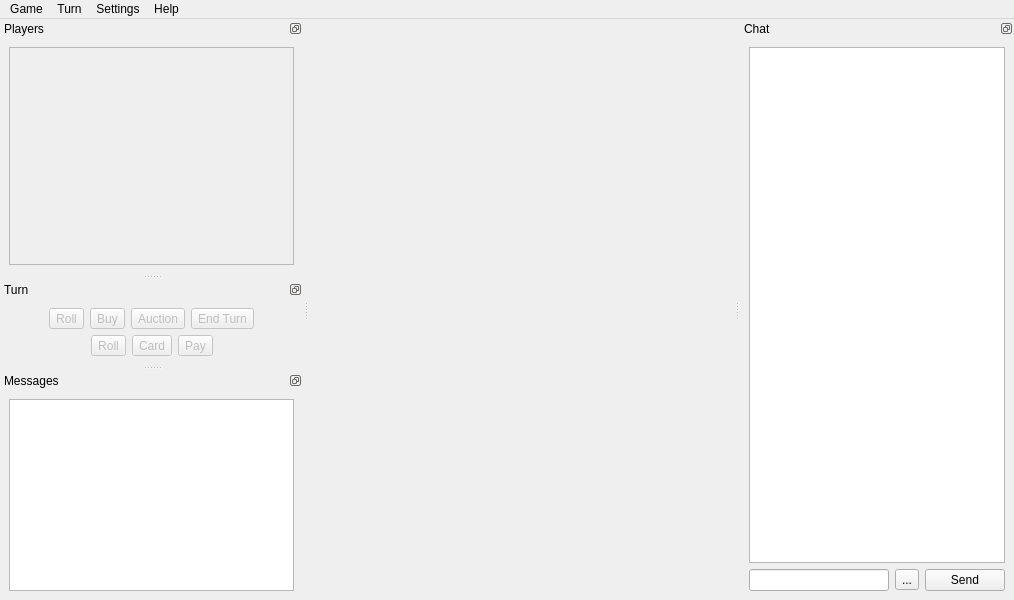
<?xml version="1.0" encoding="UTF-8"?>
<ui version="4.0">
  <class>CapiCity</class>
  <widget class="QMainWindow" name="CapiCity">
    <property name="geometry">
      <rect>
        <x>0</x>
        <y>0</y>
        <width>1014</width>
        <height>600</height>
      </rect>
    </property>
    <property name="windowTitle">
      <string>Capi City</string>
    </property>
    <property name="windowIcon">
      <iconset resource="../../../ressources.qrc">
      <normaloff>:/icons/64x64.png</normaloff>:/icons/64x64.png</iconset>
    </property>
    <property name="iconSize">
      <size>
        <width>64</width>
        <height>64</height>
      </size>
    </property>
    <widget class="QWidget" name="centralwidget">
      <layout class="QVBoxLayout" name="verticalLayout_5">
        <item>
          <layout class="QVBoxLayout" name="center"/>
        </item>
      </layout>
    </widget>
    <widget class="QMenuBar" name="menubar">
      <property name="geometry">
        <rect>
          <x>0</x>
          <y>0</y>
          <width>1014</width>
          <height>20</height>
        </rect>
      </property>
      <widget class="QMenu" name="menuAbout">
        <property name="title">
          <string>Help</string>
        </property>
        <addaction name="acAbout"/>
      </widget>
      <widget class="QMenu" name="menuSettings">
        <property name="title">
          <string>Settings</string>
        </property>
        <widget class="QMenu" name="menuView">
          <property name="title">
            <string>View</string>
          </property>
          <addaction name="acViewPlayers"/>
          <addaction name="acViewTurn"/>
          <addaction name="acViewMessages"/>
          <addaction name="acViewChat"/>
          <addaction name="separator"/>
          <addaction name="acLockLayout"/>
        </widget>
        <addaction name="menuView"/>
        <addaction name="acConfig"/>
        <addaction name="acShowMenuBar"/>
      </widget>
      <widget class="QMenu" name="menuTurn">
        <property name="title">
          <string>Turn</string>
        </property>
        <widget class="QMenu" name="menuJail">
          <property name="title">
            <string>Jail</string>
          </property>
          <property name="icon">
            <iconset resource="../../../ressources.qrc">
            <normaloff>:/images/field/jailed.png</normaloff>:/images/field/jailed.png</iconset>
          </property>
          <addaction name="acJailRoll"/>
          <addaction name="acJailCard"/>
          <addaction name="acJailPay"/>
        </widget>
        <addaction name="acRoll"/>
        <addaction name="acAutoRoll"/>
        <addaction name="acBuy"/>
        <addaction name="acAuction"/>
        <addaction name="acEndTurn"/>
        <addaction name="menuJail"/>
      </widget>
      <widget class="QMenu" name="menuGame">
        <property name="title">
          <string>Game</string>
        </property>
        <addaction name="acSearch"/>
        <addaction name="acLeaveGame"/>
        <addaction name="acDisconnect"/>
        <addaction name="separator"/>
        <addaction name="acExitCapiCity"/>
      </widget>
      <addaction name="menuGame"/>
      <addaction name="menuTurn"/>
      <addaction name="menuSettings"/>
      <addaction name="menuAbout"/>
    </widget>
    <widget class="QDockWidget" name="dockPlayers">
      <property name="sizePolicy">
        <sizepolicy hsizetype="Preferred" vsizetype="Minimum">
          <horstretch>0</horstretch>
          <verstretch>0</verstretch>
        </sizepolicy>
      </property>
      <property name="baseSize">
        <size>
          <width>270</width>
          <height>250</height>
        </size>
      </property>
      <property name="windowIcon">
        <iconset resource="../../../ressources.qrc">
        <normaloff>:/icons/64x64.png</normaloff>:/icons/64x64.png</iconset>
      </property>
      <property name="features">
        <set>QDockWidget::DockWidgetFloatable|QDockWidget::DockWidgetMovable</set>
      </property>
      <property name="allowedAreas">
        <set>Qt::LeftDockWidgetArea|Qt::RightDockWidgetArea</set>
      </property>
      <property name="windowTitle">
        <string>Players</string>
      </property>
      <attribute name="dockWidgetArea">
        <number>1</number>
      </attribute>
      <widget class="QWidget" name="dockPlayersWidget">
        <layout class="QVBoxLayout" name="verticalLayout_3">
          <item>
            <widget class="QScrollArea" name="scrollArea">
              <property name="sizePolicy">
                <sizepolicy hsizetype="Expanding" vsizetype="Expanding">
                  <horstretch>0</horstretch>
                  <verstretch>0</verstretch>
                </sizepolicy>
              </property>
              <property name="frameShape">
                <enum>QFrame::StyledPanel</enum>
              </property>
              <property name="frameShadow">
                <enum>QFrame::Sunken</enum>
              </property>
              <property name="horizontalScrollBarPolicy">
                <enum>Qt::ScrollBarAsNeeded</enum>
              </property>
              <property name="widgetResizable">
                <bool>true</bool>
              </property>
              <property name="alignment">
                <set>Qt::AlignLeading|Qt::AlignLeft|Qt::AlignTop</set>
              </property>
              <widget class="QWidget" name="scrollAreaWidgetContents">
                <property name="geometry">
                  <rect>
                    <x>0</x>
                    <y>0</y>
                    <width>250</width>
                    <height>216</height>
                  </rect>
                </property>
                <layout class="QVBoxLayout" name="verticalLayout_4">
                  <item>
                    <layout class="QVBoxLayout" name="playerInfos">
                      <item>
                        <widget class="QWidget" name="anchor" native="true"/>
                      </item>
                      <item>
                        <spacer name="verticalSpacer">
                          <property name="orientation">
                            <enum>Qt::Vertical</enum>
                          </property>
                          <property name="sizeHint" stdset="0">
                            <size>
                              <width>20</width>
                              <height>40</height>
                            </size>
                          </property>
                        </spacer>
                      </item>
                    </layout>
                  </item>
                </layout>
              </widget>
            </widget>
          </item>
        </layout>
      </widget>
    </widget>
    <widget class="QDockWidget" name="dockChat">
      <property name="sizePolicy">
        <sizepolicy hsizetype="Minimum" vsizetype="Minimum">
          <horstretch>0</horstretch>
          <verstretch>0</verstretch>
        </sizepolicy>
      </property>
      <property name="font">
        <font>
          <weight>50</weight>
          <bold>false</bold>
          <kerning>false</kerning>
        </font>
      </property>
      <property name="windowIcon">
        <iconset resource="../../../ressources.qrc">
        <normaloff>:/icons/64x64.png</normaloff>:/icons/64x64.png</iconset>
      </property>
      <property name="features">
        <set>QDockWidget::DockWidgetFloatable|QDockWidget::DockWidgetMovable</set>
      </property>
      <property name="allowedAreas">
        <set>Qt::LeftDockWidgetArea|Qt::RightDockWidgetArea</set>
      </property>
      <property name="windowTitle">
        <string>Chat</string>
      </property>
      <attribute name="dockWidgetArea">
        <number>2</number>
      </attribute>
      <widget class="QWidget" name="dockWidgetContents_3">
        <layout class="QVBoxLayout" name="verticalLayout">
          <item>
            <widget class="QTextBrowser" name="chat">
              <property name="sizePolicy">
                <sizepolicy hsizetype="Expanding" vsizetype="Expanding">
                  <horstretch>0</horstretch>
                  <verstretch>0</verstretch>
                </sizepolicy>
              </property>
              <property name="font">
                <font>
                  <weight>50</weight>
                  <bold>false</bold>
                </font>
              </property>
              <property name="html">
                <string notr="true">&lt;!DOCTYPE HTML PUBLIC &quot;-//W3C//DTD HTML 4.0//EN&quot; &quot;http://www.w3.org/TR/REC-html40/strict.dtd&quot;&gt;
                &lt;html&gt;&lt;head&gt;&lt;meta name=&quot;qrichtext&quot; content=&quot;1&quot; /&gt;&lt;style type=&quot;text/css&quot;&gt;
                p, li { white-space: pre-wrap; }
                &lt;/style&gt;&lt;/head&gt;&lt;body style=&quot; font-family:'Sans Serif'; font-size:9pt; font-weight:400; font-style:normal;&quot;&gt;
                &lt;p style=&quot;-qt-paragraph-type:empty; margin-top:0px; margin-bottom:0px; margin-left:0px; margin-right:0px; -qt-block-indent:0; text-indent:0px; font-size:10pt;&quot;&gt;&lt;br /&gt;&lt;/p&gt;&lt;/body&gt;&lt;/html&gt;</string>
              </property>
              <property name="openExternalLinks">
                <bool>true</bool>
              </property>
            </widget>
          </item>
          <item>
            <layout class="QHBoxLayout" name="horizontalLayout_2">
              <item>
                <widget class="QLineEdit" name="tfMess">
                  <property name="font">
                    <font>
                      <weight>50</weight>
                      <bold>false</bold>
                    </font>
                  </property>
                  <property name="inputMask">
                    <string notr="true"/>
                  </property>
                  <property name="text">
                    <string notr="true"/>
                  </property>
                  <property name="frame">
                    <bool>true</bool>
                  </property>
                </widget>
              </item>
              <item>
                <widget class="QToolButton" name="bEmos">
                  <property name="text">
                    <string>...</string>
                  </property>
                  <property name="icon">
                    <iconset resource="../../../ressources.qrc">
                    <normaloff>:/images/smilies/icon_smile.gif</normaloff>:/images/smilies/icon_smile.gif</iconset>
                  </property>
                </widget>
              </item>
              <item>
                <widget class="QPushButton" name="bSend">
                  <property name="font">
                    <font>
                      <weight>50</weight>
                      <bold>false</bold>
                      <kerning>false</kerning>
                    </font>
                  </property>
                  <property name="text">
                    <string>Send</string>
                  </property>
                </widget>
              </item>
            </layout>
          </item>
        </layout>
      </widget>
    </widget>
    <widget class="QDockWidget" name="dockTurn">
      <property name="sizePolicy">
        <sizepolicy hsizetype="Minimum" vsizetype="Maximum">
          <horstretch>0</horstretch>
          <verstretch>0</verstretch>
        </sizepolicy>
      </property>
      <property name="windowIcon">
        <iconset resource="../../../ressources.qrc">
        <normaloff>:/icons/64x64.png</normaloff>:/icons/64x64.png</iconset>
      </property>
      <property name="features">
        <set>QDockWidget::DockWidgetFloatable|QDockWidget::DockWidgetMovable</set>
      </property>
      <property name="allowedAreas">
        <set>Qt::AllDockWidgetAreas</set>
      </property>
      <property name="windowTitle">
        <string>Turn</string>
      </property>
      <attribute name="dockWidgetArea">
        <number>1</number>
      </attribute>
      <widget class="QWidget" name="dockWidgetContents_5">
        <layout class="QVBoxLayout" name="verticalLayout_2">
          <item>
            <layout class="QHBoxLayout" name="horizontalLayout_3">
              <item>
                <spacer name="horizontalSpacer_2">
                  <property name="orientation">
                    <enum>Qt::Horizontal</enum>
                  </property>
                  <property name="sizeHint" stdset="0">
                    <size>
                      <width>40</width>
                      <height>20</height>
                    </size>
                  </property>
                </spacer>
              </item>
              <item>
                <widget class="CmdToolButton" name="bRoll">
                  <property name="enabled">
                    <bool>false</bool>
                  </property>
                  <property name="toolTip">
                    <string>Roll</string>
                  </property>
                  <property name="text">
                    <string notr="true">Roll</string>
                  </property>
                  <property name="icon">
                    <iconset resource="../../../ressources.qrc">
                    <normaloff>:/images/tools/roll.png</normaloff>:/images/tools/roll.png</iconset>
                  </property>
                  <property name="iconSize">
                    <size>
                      <width>24</width>
                      <height>24</height>
                    </size>
                  </property>
                </widget>
              </item>
              <item>
                <widget class="CmdToolButton" name="bBuy">
                  <property name="enabled">
                    <bool>false</bool>
                  </property>
                  <property name="toolTip">
                    <string>Buy</string>
                  </property>
                  <property name="text">
                    <string notr="true">Buy</string>
                  </property>
                  <property name="icon">
                    <iconset resource="../../../ressources.qrc">
                    <normaloff>:/images/field/document.png</normaloff>:/images/field/document.png</iconset>
                  </property>
                  <property name="iconSize">
                    <size>
                      <width>24</width>
                      <height>24</height>
                    </size>
                  </property>
                </widget>
              </item>
              <item>
                <widget class="CmdToolButton" name="bAuction">
                  <property name="enabled">
                    <bool>false</bool>
                  </property>
                  <property name="toolTip">
                    <string>Auction</string>
                  </property>
                  <property name="text">
                    <string notr="true">Auction</string>
                  </property>
                  <property name="icon">
                    <iconset resource="../../../ressources.qrc">
                    <normaloff>:/images/tools/auction.png</normaloff>:/images/tools/auction.png</iconset>
                  </property>
                  <property name="iconSize">
                    <size>
                      <width>24</width>
                      <height>24</height>
                    </size>
                  </property>
                </widget>
              </item>
              <item>
                <widget class="CmdToolButton" name="bEndturn">
                  <property name="enabled">
                    <bool>false</bool>
                  </property>
                  <property name="toolTip">
                    <string>End turn</string>
                  </property>
                  <property name="text">
                    <string notr="true">End Turn</string>
                  </property>
                  <property name="icon">
                    <iconset resource="../../../ressources.qrc">
                    <normaloff>:/images/tools/endturn.png</normaloff>:/images/tools/endturn.png</iconset>
                  </property>
                  <property name="iconSize">
                    <size>
                      <width>24</width>
                      <height>24</height>
                    </size>
                  </property>
                </widget>
              </item>
              <item>
                <spacer name="horizontalSpacer">
                  <property name="orientation">
                    <enum>Qt::Horizontal</enum>
                  </property>
                  <property name="sizeHint" stdset="0">
                    <size>
                      <width>40</width>
                      <height>20</height>
                    </size>
                  </property>
                </spacer>
              </item>
            </layout>
          </item>
          <item>
            <layout class="QHBoxLayout" name="horizontalLayout_4">
              <item>
                <spacer name="jailSpLeft">
                  <property name="orientation">
                    <enum>Qt::Horizontal</enum>
                  </property>
                  <property name="sizeHint" stdset="0">
                    <size>
                      <width>40</width>
                      <height>20</height>
                    </size>
                  </property>
                </spacer>
              </item>
              <item>
                <widget class="CmdToolButton" name="bJailRoll">
                  <property name="enabled">
                    <bool>false</bool>
                  </property>
                  <property name="toolTip">
                    <string>Roll</string>
                  </property>
                  <property name="text">
                    <string notr="true">Roll</string>
                  </property>
                  <property name="icon">
                    <iconset resource="../../../ressources.qrc">
                    <normaloff>:/images/tools/jailroll.png</normaloff>:/images/tools/jailroll.png</iconset>
                  </property>
                  <property name="iconSize">
                    <size>
                      <width>24</width>
                      <height>24</height>
                    </size>
                  </property>
                </widget>
              </item>
              <item>
                <widget class="CmdToolButton" name="bCard">
                  <property name="enabled">
                    <bool>false</bool>
                  </property>
                  <property name="toolTip">
                    <string>Use card</string>
                  </property>
                  <property name="text">
                    <string notr="true">Card</string>
                  </property>
                  <property name="icon">
                    <iconset resource="../../../ressources.qrc">
                    <normaloff>:/images/tools/jailcard.png</normaloff>:/images/tools/jailcard.png</iconset>
                  </property>
                  <property name="iconSize">
                    <size>
                      <width>24</width>
                      <height>24</height>
                    </size>
                  </property>
                </widget>
              </item>
              <item>
                <widget class="CmdToolButton" name="bPay">
                  <property name="enabled">
                    <bool>false</bool>
                  </property>
                  <property name="toolTip">
                    <string>Pay</string>
                  </property>
                  <property name="text">
                    <string notr="true">Pay</string>
                  </property>
                  <property name="icon">
                    <iconset resource="../../../ressources.qrc">
                    <normaloff>:/images/tools/jailpay.png</normaloff>:/images/tools/jailpay.png</iconset>
                  </property>
                  <property name="iconSize">
                    <size>
                      <width>24</width>
                      <height>24</height>
                    </size>
                  </property>
                </widget>
              </item>
              <item>
                <spacer name="jailSpRight">
                  <property name="orientation">
                    <enum>Qt::Horizontal</enum>
                  </property>
                  <property name="sizeHint" stdset="0">
                    <size>
                      <width>40</width>
                      <height>20</height>
                    </size>
                  </property>
                </spacer>
              </item>
            </layout>
          </item>
        </layout>
      </widget>
    </widget>
    <widget class="QDockWidget" name="dockEvents">
      <property name="sizePolicy">
        <sizepolicy hsizetype="Minimum" vsizetype="Maximum">
          <horstretch>0</horstretch>
          <verstretch>0</verstretch>
        </sizepolicy>
      </property>
      <property name="maximumSize">
        <size>
          <width>524287</width>
          <height>524287</height>
        </size>
      </property>
      <property name="baseSize">
        <size>
          <width>0</width>
          <height>0</height>
        </size>
      </property>
      <property name="windowIcon">
        <iconset resource="../../../ressources.qrc">
        <normaloff>:/icons/64x64.png</normaloff>:/icons/64x64.png</iconset>
      </property>
      <property name="features">
        <set>QDockWidget::DockWidgetFloatable|QDockWidget::DockWidgetMovable</set>
      </property>
      <property name="allowedAreas">
        <set>Qt::LeftDockWidgetArea|Qt::RightDockWidgetArea</set>
      </property>
      <property name="windowTitle">
        <string>Messages</string>
      </property>
      <attribute name="dockWidgetArea">
        <number>1</number>
      </attribute>
      <widget class="QWidget" name="dockWidgetContents_4">
        <layout class="QHBoxLayout" name="horizontalLayout_10">
          <item>
            <widget class="QTextBrowser" name="events">
              <property name="maximumSize">
                <size>
                  <width>16777215</width>
                  <height>16777215</height>
                </size>
              </property>
              <property name="html">
                <string notr="true">&lt;!DOCTYPE HTML PUBLIC &quot;-//W3C//DTD HTML 4.0//EN&quot; &quot;http://www.w3.org/TR/REC-html40/strict.dtd&quot;&gt;
                &lt;html&gt;&lt;head&gt;&lt;meta name=&quot;qrichtext&quot; content=&quot;1&quot; /&gt;&lt;style type=&quot;text/css&quot;&gt;
                p, li { white-space: pre-wrap; }
                &lt;/style&gt;&lt;/head&gt;&lt;body style=&quot; font-family:'Sans Serif'; font-size:9pt; font-weight:400; font-style:normal;&quot;&gt;
                &lt;p style=&quot;-qt-paragraph-type:empty; margin-top:0px; margin-bottom:0px; margin-left:0px; margin-right:0px; -qt-block-indent:0; text-indent:0px; font-size:10pt;&quot;&gt;&lt;br /&gt;&lt;/p&gt;&lt;/body&gt;&lt;/html&gt;</string>
              </property>
              <property name="openExternalLinks">
                <bool>true</bool>
              </property>
            </widget>
          </item>
        </layout>
      </widget>
    </widget>
    <action name="acLeaveGame">
      <property name="text">
        <string>Leave current game</string>
      </property>
    </action>
    <action name="acExitCapiCity">
      <property name="icon">
        <iconset resource="../../../ressources.qrc">
        <normaloff>:/images/tools/reject.png</normaloff>:/images/tools/reject.png</iconset>
      </property>
      <property name="text">
        <string>Exit Capi City</string>
      </property>
    </action>
    <action name="acConfig">
      <property name="icon">
        <iconset resource="../../../ressources.qrc">
        <normaloff>:/images/menu/config.png</normaloff>:/images/menu/config.png</iconset>
      </property>
      <property name="text">
        <string>Configure Capi City</string>
      </property>
    </action>
    <action name="acDisconnect">
      <property name="icon">
        <iconset resource="../../../ressources.qrc">
        <normaloff>:/images/tools/removetrade.png</normaloff>:/images/tools/removetrade.png</iconset>
      </property>
      <property name="text">
        <string>Leave server</string>
      </property>
    </action>
    <action name="acViewPlayers">
      <property name="checkable">
        <bool>true</bool>
      </property>
      <property name="checked">
        <bool>true</bool>
      </property>
      <property name="text">
        <string>Players</string>
      </property>
      <property name="shortcut">
        <string>Ctrl+Alt+P</string>
      </property>
    </action>
    <action name="acViewTurn">
      <property name="checkable">
        <bool>true</bool>
      </property>
      <property name="checked">
        <bool>true</bool>
      </property>
      <property name="text">
        <string>Turn</string>
      </property>
      <property name="shortcut">
        <string>Ctrl+Alt+T</string>
      </property>
    </action>
    <action name="acViewMessages">
      <property name="checkable">
        <bool>true</bool>
      </property>
      <property name="checked">
        <bool>true</bool>
      </property>
      <property name="text">
        <string>Messages</string>
      </property>
      <property name="shortcut">
        <string>Ctrl+Alt+M</string>
      </property>
    </action>
    <action name="acViewChat">
      <property name="checkable">
        <bool>true</bool>
      </property>
      <property name="checked">
        <bool>true</bool>
      </property>
      <property name="text">
        <string>Chat</string>
      </property>
      <property name="shortcut">
        <string>Ctrl+Alt+C</string>
      </property>
    </action>
    <action name="acLockLayout">
      <property name="checkable">
        <bool>true</bool>
      </property>
      <property name="text">
        <string>Lock layout</string>
      </property>
      <property name="shortcut">
        <string>Ctrl+L</string>
      </property>
    </action>
    <action name="acAbout">
      <property name="text">
        <string>About</string>
      </property>
    </action>
    <action name="acShowMenuBar">
      <property name="checkable">
        <bool>true</bool>
      </property>
      <property name="checked">
        <bool>true</bool>
      </property>
      <property name="text">
        <string>Show Menubar</string>
      </property>
      <property name="shortcut">
        <string>Ctrl+M</string>
      </property>
      <property name="shortcutContext">
        <enum>Qt::WindowShortcut</enum>
      </property>
      <property name="visible">
        <bool>true</bool>
      </property>
    </action>
    <action name="acRoll">
      <property name="enabled">
        <bool>false</bool>
      </property>
      <property name="icon">
        <iconset resource="../../../ressources.qrc">
        <normaloff>:/images/tools/roll.png</normaloff>:/images/tools/roll.png</iconset>
      </property>
      <property name="text">
        <string>Roll</string>
      </property>
      <property name="shortcut">
        <string>Ctrl+R</string>
      </property>
    </action>
    <action name="acAutoRoll">
      <property name="checkable">
        <bool>true</bool>
      </property>
      <property name="enabled">
        <bool>true</bool>
      </property>
      <property name="text">
        <string>Roll automatically</string>
      </property>
    </action>
    <action name="acBuy">
      <property name="enabled">
        <bool>false</bool>
      </property>
      <property name="icon">
        <iconset resource="../../../ressources.qrc">
        <normaloff>:/images/field/document.png</normaloff>:/images/field/document.png</iconset>
      </property>
      <property name="text">
        <string>Buy</string>
      </property>
      <property name="shortcut">
        <string>Ctrl+B</string>
      </property>
    </action>
    <action name="acAuction">
      <property name="enabled">
        <bool>false</bool>
      </property>
      <property name="icon">
        <iconset resource="../../../ressources.qrc">
        <normaloff>:/images/tools/auction.png</normaloff>:/images/tools/auction.png</iconset>
      </property>
      <property name="text">
        <string>Auction</string>
      </property>
      <property name="shortcut">
        <string>Ctrl+A</string>
      </property>
    </action>
    <action name="acEndTurn">
      <property name="enabled">
        <bool>false</bool>
      </property>
      <property name="icon">
        <iconset resource="../../../ressources.qrc">
        <normaloff>:/images/tools/endturn.png</normaloff>:/images/tools/endturn.png</iconset>
      </property>
      <property name="text">
        <string>End turn</string>
      </property>
      <property name="shortcut">
        <string>Ctrl+E</string>
      </property>
    </action>
    <action name="acJailRoll">
      <property name="enabled">
        <bool>false</bool>
      </property>
      <property name="icon">
        <iconset resource="../../../ressources.qrc">
        <normaloff>:/images/tools/jailroll.png</normaloff>:/images/tools/jailroll.png</iconset>
      </property>
      <property name="text">
        <string>Roll</string>
      </property>
      <property name="shortcut">
        <string>Alt+R</string>
      </property>
    </action>
    <action name="acJailCard">
      <property name="enabled">
        <bool>false</bool>
      </property>
      <property name="icon">
        <iconset resource="../../../ressources.qrc">
        <normaloff>:/images/tools/jailcard.png</normaloff>:/images/tools/jailcard.png</iconset>
      </property>
      <property name="text">
        <string>Use card</string>
      </property>
      <property name="shortcut">
        <string>Alt+C</string>
      </property>
    </action>
    <action name="acJailPay">
      <property name="enabled">
        <bool>false</bool>
      </property>
      <property name="icon">
        <iconset resource="../../../ressources.qrc">
        <normaloff>:/images/tools/jailpay.png</normaloff>:/images/tools/jailpay.png</iconset>
      </property>
      <property name="text">
        <string>Pay</string>
      </property>
      <property name="shortcut">
        <string>Alt+P</string>
      </property>
    </action>
    <action name="acSearch">
      <property name="enabled">
        <bool>false</bool>
      </property>
      <property name="text">
        <string>Search estate</string>
      </property>
      <property name="shortcut">
        <string>Ctrl+F</string>
      </property>
    </action>
  </widget>
  <customwidgets>
    <customwidget>
      <class>CmdToolButton</class>
      <extends>QToolButton</extends>
      <header>src/Capic/Gui/cmdtoolbutton.h</header>
    </customwidget>
  </customwidgets>
  <resources>
    <include location="../../../ressources.qrc"/>
  </resources>
  <connections/>
</ui>
